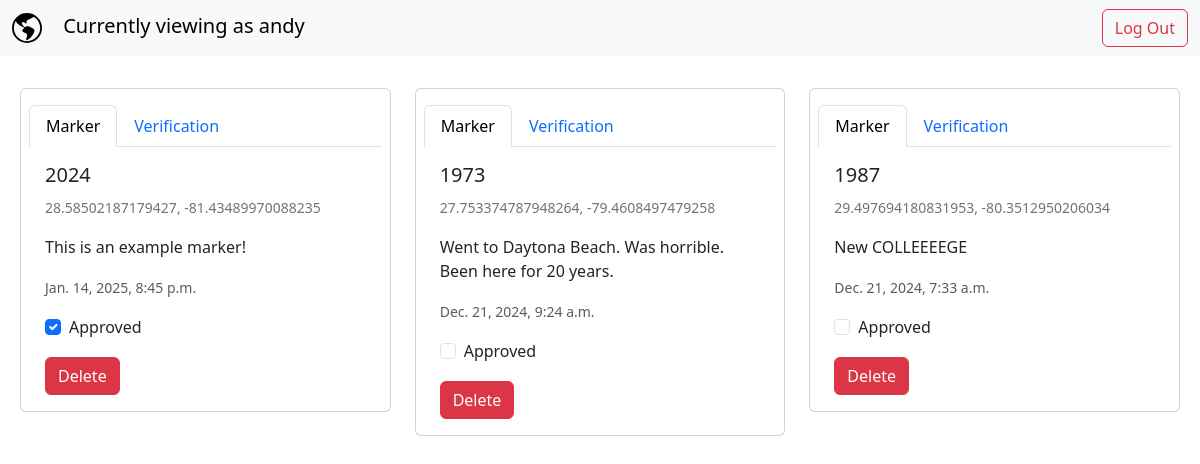
The app's page /modpanel/ (signed in), older data.
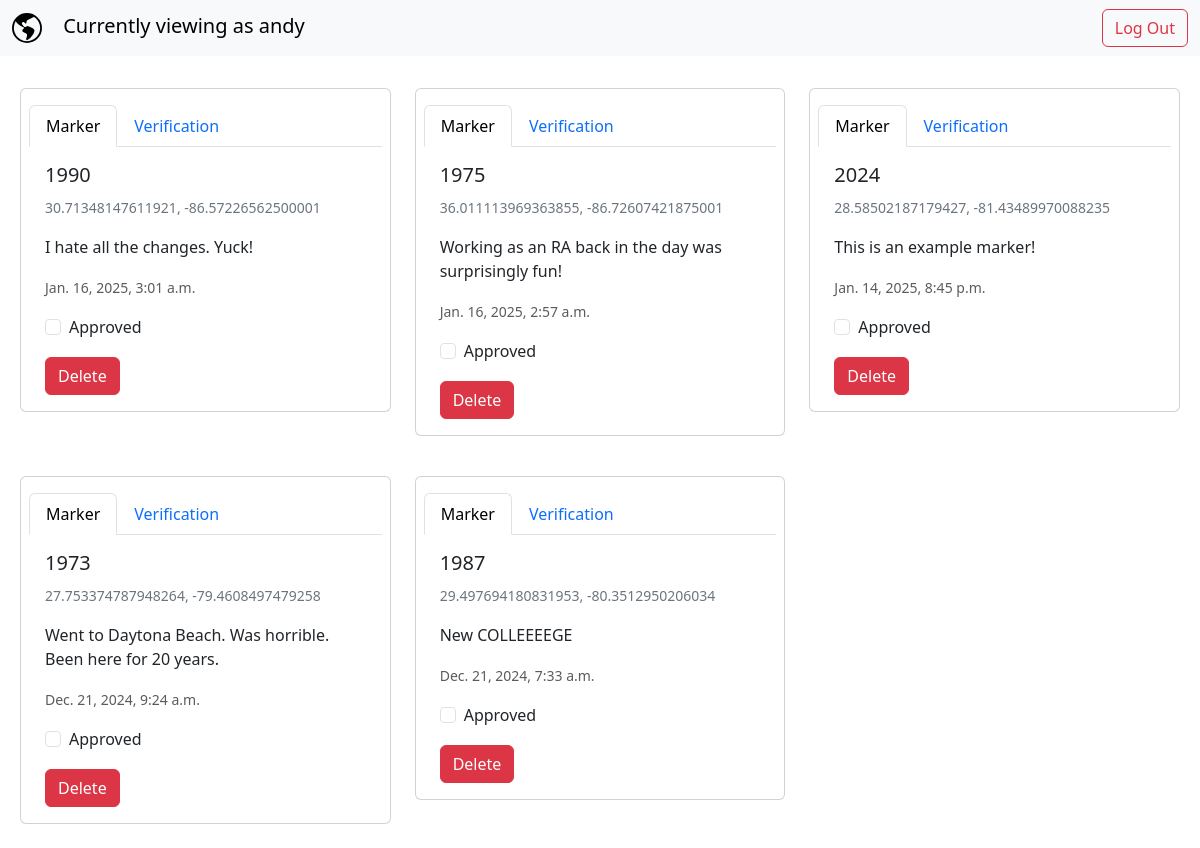
The same page, newer data.
### map/models.py (models this page shows, shortened)
class Markers(models.Model):
    latitude = models.FloatField(null=False)
    longitude = models.FloatField(null=False)
    fromyear = models.SmallIntegerField(null=True)
    geojson_data = models.JSONField(default=list, null=False)
    storytext = models.CharField(max_length=350, null=False)
    date_posted = models.DateTimeField(auto_now_add=True)
    approved = models.BooleanField(default=False)
    verification = models.OneToOneField(Verification, on_delete=models.SET_NULL, null=True, blank=True)
    class Meta:
        ordering = ['-date_posted'] #order by most recent
        constraints = [UniqueConstraint(fields=['fromyear', 'storytext'], name='unique_story')] #prevent duplicate fromyear and storytext

### moderation/views.py (the view)
# urls.py: path('', views.ModerationPanel.as_view(), name='moderation-panel'),
class ModerationPanel(APIView):
    renderer_classes = [TemplateHTMLRenderer]
    permission_classes = [IsAuthenticated]
    template_name = 'moderation.html'
    def get(self, request):
        markers = Markers.objects.all().order_by('-date_posted')
        return Response({'markers': markers})

### moderation/templates/moderation.html (shortened to what this page needs)
<!DOCTYPE html>
<html lang="en">
<head>
    <link href="https://cdn.jsdelivr.net/npm/bootstrap@5.3.3/dist/css/bootstrap.min.css" rel="stylesheet">
    {% load static %}
</head>
<body>
    <nav class="navbar bg-body-tertiary">
        <div class="container-fluid">
        <span class="navbar-brand mb-0 h1">
            <a class="navbar-brand" href="{% url 'map' %}">
            </a>
            Currently viewing as {{request.user}}
        </span>
            <div class="d-flex">
                <form method="post" action="{% url 'logout' %}">
                    <button class="btn btn-outline-danger" type="submit">Log Out</button>
                </form>
            </div>
        </div>
    </nav>
    {% if markers %}
    <div class="row row-cols-1 row-cols-md-3 g-4 m-2">
        {% for marker in markers %}
        <div class="col">
            <div class="card mb-3" id="card-{{ marker.id }}" data-marker-id="{{ marker.id }}">
                <nav>
                    <div class="nav nav-tabs mt-3 mx-2" id="nav-tab" role="tablist">
                      <button class="nav-link active" id="nav-marker-tab" data-bs-toggle="tab" data-bs-target="#nav-marker-{{marker.id}}" type="button" role="tab" aria-controls="nav-marker" aria-selected="true">Marker</button>
                      <button class="nav-link" id="nav-verif-tab" data-bs-toggle="tab" data-bs-target="#nav-verif-{{marker.id}}" type="button" role="tab" aria-controls="nav-verif" aria-selected="false">Verification</button>
                    </div>
                  </nav>
                  <div class="tab-content mx-2" id="nav-tabContent">
                    <div class="tab-pane fade show active" id="nav-marker-{{ marker.id }}" role="tabpanel" aria-labelledby="nav-marker-tab" tabindex="0">
                        <div class="card-body">
                            <h5 class="card-title">{{ marker.fromyear }}</h5>
                            <p class="card-text"><small class="text-secondary">{{ marker.latitude }}, {{ marker.longitude }}</small></p>
                            <p class="card-text">{{ marker.storytext }}</p>
                            <p class="card-text"><small class="text-body-secondary">{{ marker.date_posted }}</small></p>
                            <div class="form-check">
                                <input
                                    class="form-check-input"
                                    type="checkbox"
                                    id="flexCheckDefault-{{ marker.id }}"
                                    name="{% url 'marker-update-view' marker.id %}"
                                    {% if marker.approved %} checked {% endif %}
                                >
                                <label class="form-check-label" for="flexCheckDefault-{{ marker.id }}">
                                    Approved
                                </label>
                            </div>
                            <button type="button" class="btn btn-danger mt-3" data-bs-toggle="modal" data-bs-target="#{{ marker.id }}-deleteModal">
                                Delete
                            </button>
                        </div>
                    </div>
                  </div>
            </div>
        </div>
        {% endfor %}
    </div>
    {% else %}
        <p class="text-center m-4">No markers at the moment.</p>
    {% endif %}
</body>

Row changes from the older to the newer data that the page shows:
added Markers: fromyear "1990", latitude "30.71348147611921", longitude "-86.57226562500001", storytext "I hate all the changes. Yuck!", date_posted "Jan. 16, 2025, 3:01 a.m."
added Markers: fromyear "1975", latitude "36.011113969363855", longitude "-86.72607421875001", storytext "Working as an RA back in the day was surprisingly fun!", date_posted "Jan. 16, 2025, 2:57 a.m."
changed Markers "This is an example marker!": approved "☑" → "☐"
